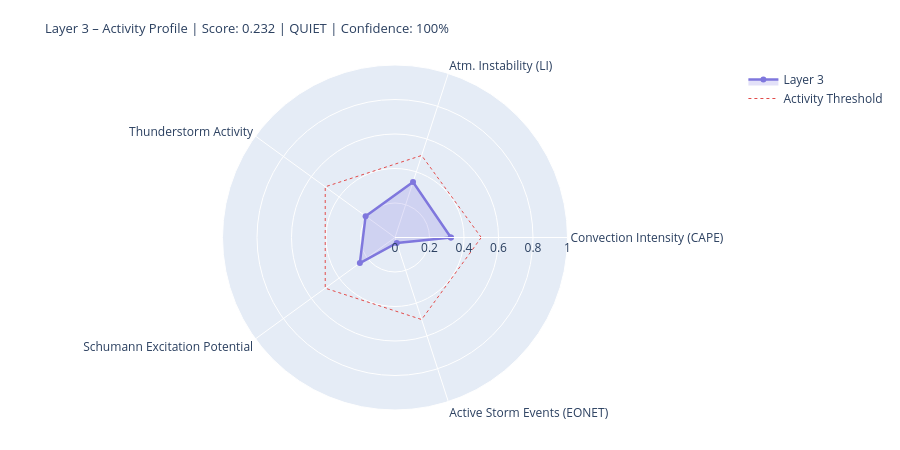

Notebook code for this chart:
### Markdown cell above
---
## 4. State Assessment & Handoff to Layer 4/5

### Code cell
# ============================================================
# LAYER-3-SCORE
# Five dynamic components
# ============================================================

def norm(v, lo, hi):
    if v is None or (isinstance(v, float) and math.isnan(v)): return None
    return round(max(0.0, min(1.0, (v - lo) / (hi - lo))), 4)

# --- 1) Convection intensity (global CAPE mean) ---
cape_mean = df_atm['cape'].dropna().mean() if not df_atm.empty else None
conv_score = norm(cape_mean, 0, 3000)
conv_src   = 'primary' if cape_mean is not None else 'missing'

# --- 2) Atmospheric instability (LI mean) ---
li_mean   = df_atm['li'].dropna().mean() if not df_atm.empty else None
# Negative LI = unstable → higher score
instab_score = norm(-li_mean if li_mean is not None else None, -6, 6)
instab_src   = 'primary' if li_mean is not None else 'missing'

# --- 3) Thunderstorm activity (mean thunder score + WMO count) ---
thunder_mean = df_atm['thunder_score'].mean() if not df_atm.empty else None
n_thunder    = int(df_atm['thunderstorm'].sum()) if not df_atm.empty else 0
thunder_score_val = norm(
    (thunder_mean or 0) * 0.7 + n_thunder * 0.1, 0, 1.0
) if thunder_mean is not None else None
thunder_src = 'primary'

# --- 4) Schumann excitation potential (weighted Schumann contribution) ---
schumann_pot = df_atm['schumann_contribution'].mean() if not df_atm.empty else None
# Boosted by Layer-2 thunderstorm trigger
if schumann_pot is not None and l2_thunder:
    schumann_pot = min(1.0, schumann_pot * 1.2)
schumann_score = norm(schumann_pot, 0, 1.0) if schumann_pot is not None else None
schumann_src   = 'derived'

# --- 5) Storm activity (NASA EONET) ---
# Distinction: None = data not loaded, 0.0 = loaded but no events
storm_score = None
storm_src   = 'missing'
if raw.get('storms') is not None:          # API reached successfully
    storm_score = norm(len(storm_events), 0, 30) if storm_events else 0.0
    storm_src   = 'primary'

# X-Ray and Kp: context only, not in dynamic score
# (X-Ray = Layer-0/4 driver; Kp = geomagnetic index, not a lightning proxy)
xray_context = None
if raw.get('xray'):
    df_xc = pd.DataFrame(raw['xray'])
    fc = next((c for c in df_xc.columns
               if any(k in c.lower() for k in ['flux','long']) and 'time' not in c.lower()),
              df_xc.columns[1])
    df_xc[fc] = pd.to_numeric(df_xc[fc], errors='coerce')
    xray_last = df_xc[fc].dropna().iloc[-1] if not df_xc[fc].dropna().empty else None
    if xray_last:
        xray_class = ('X' if xray_last>=1e-4 else 'M' if xray_last>=1e-5
                      else 'C' if xray_last>=1e-6 else 'B')
        xray_context = {'flux': float(xray_last), 'class': xray_class}
        print(f'X-Ray context: {xray_class}-class ({xray_last:.2e} W/m²)')

# --- Aggregate ---
COMPONENTS = {
    'Convection Intensity (CAPE)':  {'score': conv_score,       'source': conv_src,    'dynamic': True},
    'Atm. Instability (LI)':         {'score': instab_score,     'source': instab_src,  'dynamic': True},
    'Thunderstorm Activity':              {'score': thunder_score_val, 'source': thunder_src, 'dynamic': True},
    'Schumann Excitation Potential':   {'score': schumann_score,   'source': schumann_src,'dynamic': True},
    'Active Storm Events (EONET)': {'score': storm_score,      'source': storm_src,   'dynamic': True},
}

available   = {k: v['score'] for k, v in COMPONENTS.items() if v['score'] is not None}
unavailable = [k for k, v in COMPONENTS.items() if v['score'] is None]
layer3_score = round(sum(available.values()) / len(available), 4) if available else None
confidence   = round(len(available) / len(COMPONENTS), 2)
level = ('unknown' if layer3_score is None
         else 'quiet'   if layer3_score < 0.3
         else 'moderate' if layer3_score < 0.6
         else 'active')
dominant_l3 = max(available, key=available.get) if available else 'none'

# --- Ausgabe ---
W = 68
print('=' * W)
print('LAYER 3 – ATMOSPHERE / WEATHER / THUNDERSTORMS – STATE ASSESSMENT')
print('=' * W)
for name, comp in COMPONENTS.items():
    s = comp['score']
    if s is not None:
        bar = '█' * int(s * 20) + '░' * (20 - int(s * 20))
        print(f'  {name:<36} {bar}  {s:.3f}  [{comp["source"]}]')
    else:
        print(f'  {name:<36} {"─" * 20}  n/a   [missing]')
print('-' * W)
print(f'  Score:        {layer3_score:.3f}  ({len(available)}/{len(COMPONENTS)} components)')
print(f'  Confidence:   {confidence:.0%}')
print(f'  Level:        {level.upper()}')
print(f'  Dominant:     {dominant_l3}')
print(f'  CAPE mean:    {cape_mean:.0f} J/kg' if cape_mean else '  CAPE mean:    n/a')
print(f'  LI mean:      {li_mean:.1f} K' if li_mean is not None else '  LI mean:      n/a')
print(f'  Thunderstorms:{n_thunder} points (WMO)  +  {len(storm_events)} NASA EONET')
print('=' * W)

# Radar
cats   = list(available.keys())
vals_r = list(available.values())
if len(cats) >= 3:
    fig = go.Figure()
    fig.add_trace(go.Scatterpolar(
        r=vals_r + [vals_r[0]], theta=cats + [cats[0]],
        fill='toself', fillcolor='rgba(127,119,221,0.22)',
        line=dict(color='#7F77DD', width=2.5), name='Layer 3'
    ))
    fig.add_trace(go.Scatterpolar(
        r=[0.5] * (len(cats)+1), theta=cats + [cats[0]],
        line=dict(color='#E24B4A', dash='dot', width=1),
        mode='lines', name='Activity Threshold'
    ))
    fig.update_layout(
        title=dict(
            text=f'Layer 3 – Activity Profile | Score: {layer3_score:.3f} | {level.upper()} | Confidence: {confidence:.0%}',
            font=dict(size=13)
        ),
        polar=dict(radialaxis=dict(visible=True, range=[0, 1])),
        height=450, showlegend=True,
        margin=dict(l=60, r=60, t=65, b=40)
    )
    fig.show()

### Figure 1 — Plotly figure (JSON) as saved in the notebook; plotly's stock layout.template omitted (floating-point values rounded to 4 significant figures)
{"data": [{"fill": "toself", "fillcolor": "rgba(127,119,221,0.22)", "line": {"color": "#7F77DD", "width": 2.5}, "name": "Layer 3", "r": [0.324, 0.3383, 0.2107, 0.2518, 0.0333, 0.324], "theta": ["Convection Intensity (CAPE)", "Atm. Instability (LI)", "Thunderstorm Activity", "Schumann Excitation Potential", "Active Storm Events (EONET)", "Convection Intensity (CAPE)"], "type": "scatterpolar"}, {"line": {"color": "#E24B4A", "dash": "dot", "width": 1}, "mode": "lines", "name": "Activity Threshold", "r": [0.5, 0.5, 0.5, 0.5, 0.5, 0.5], "theta": ["Convection Intensity (CAPE)", "Atm. Instability (LI)", "Thunderstorm Activity", "Schumann Excitation Potential", "Active Storm Events (EONET)", "Convection Intensity (CAPE)"], "type": "scatterpolar"}], "layout": {"height": 450, "margin": {"b": 40, "l": 60, "r": 60, "t": 65}, "polar": {"radialaxis": {"range": [0, 1], "visible": true}}, "showlegend": true, "title": {"font": {"size": 13}, "text": "Layer 3 – Activity Profile | Score: 0.232 | QUIET | Confidence: 100%"}}}
